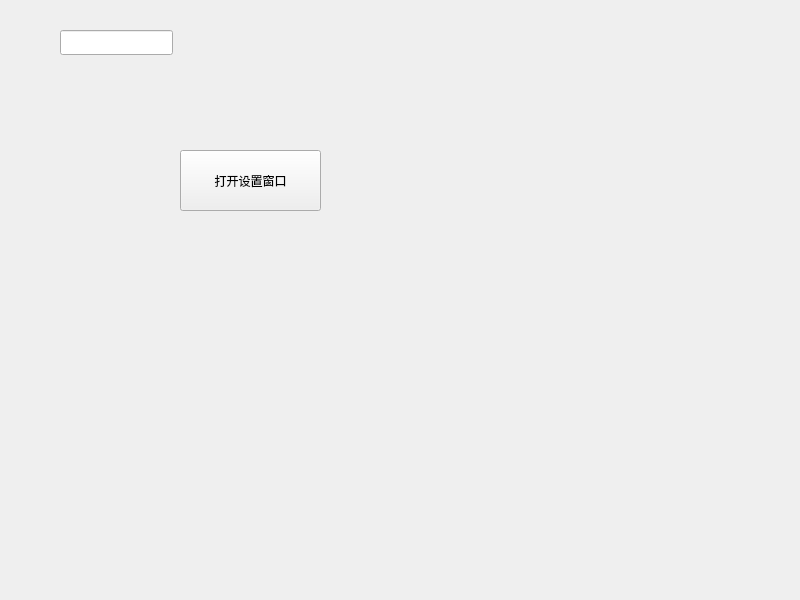
<?xml version="1.0" encoding="UTF-8"?>
<ui version="4.0">
 <class>Widget</class>
 <widget class="QWidget" name="Widget">
  <property name="geometry">
   <rect>
    <x>0</x>
    <y>0</y>
    <width>800</width>
    <height>600</height>
   </rect>
  </property>
  <property name="windowTitle">
   <string>Widget</string>
  </property>
  <widget class="QPushButton" name="btnOpen">
   <property name="geometry">
    <rect>
     <x>180</x>
     <y>150</y>
     <width>141</width>
     <height>61</height>
    </rect>
   </property>
   <property name="text">
    <string>打开设置窗口</string>
   </property>
  </widget>
  <widget class="QLineEdit" name="lineEdit">
   <property name="geometry">
    <rect>
     <x>60</x>
     <y>30</y>
     <width>113</width>
     <height>25</height>
    </rect>
   </property>
  </widget>
 </widget>
 <resources/>
 <connections/>
</ui>
